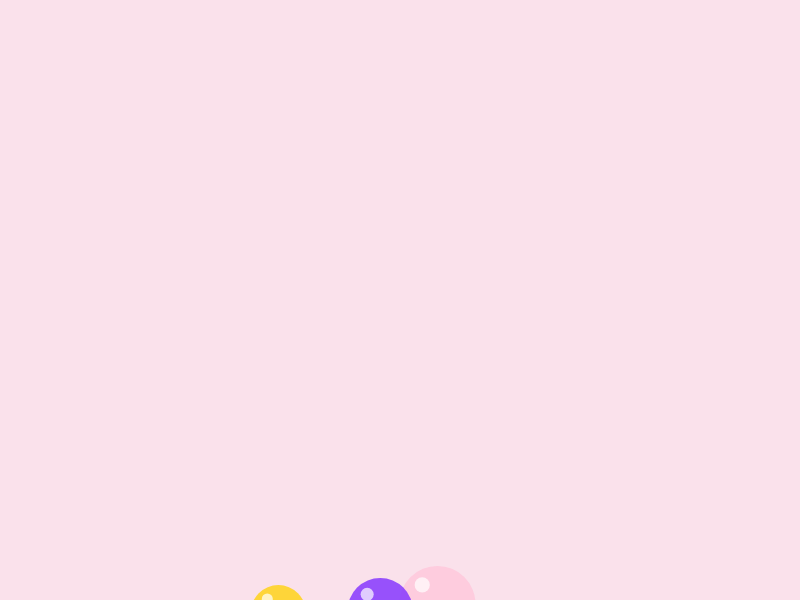
Frame 1 (no input)
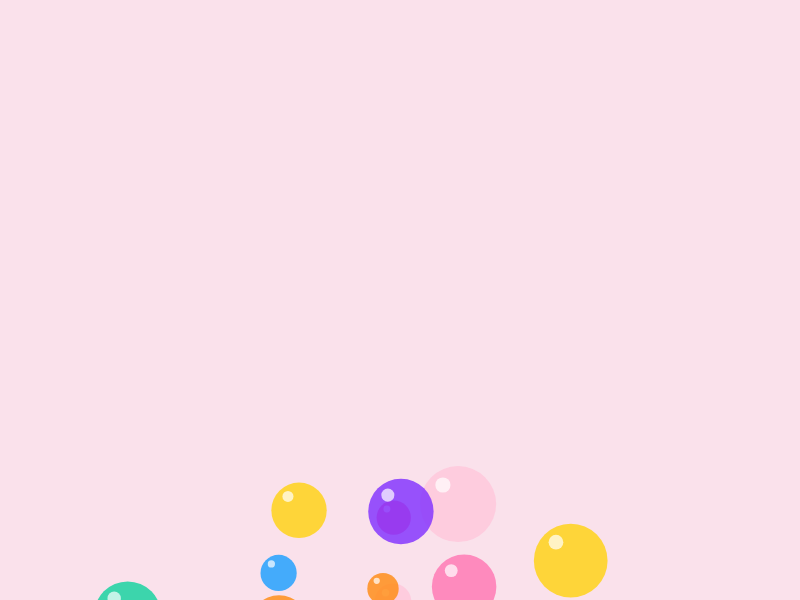
Frame 60 (no input)
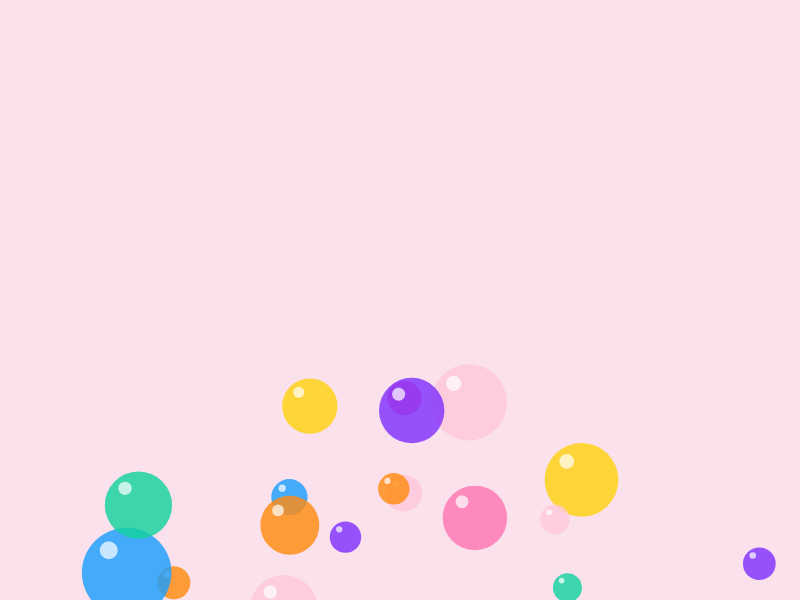
Frame 120 (the mouse pressed at the canvas centre since frame 60)

The p5.js sketch that drew these frames (run headless with seeded random() and noise() and a simulated clock; from frame 60 on, the mouse is pressed at the canvas centre):

// p5.js sketch
// ── sketch.js
let bubbles = [];

function setup() {
  createCanvas(800, 600);

  for (let i = 0; i < 18; i++) {
    bubbles.push(new Bubble());
  }
}

function draw() {
  background(250, 225, 235);

  for (let b of bubbles) {
    b.move();
    b.show();
  }
}

class Bubble {

  constructor() {
    this.x = random(50, 750);
    this.y = random(600, 800);
    this.size = random(25, 90);
    this.speed = random(1, 2);

   let colors = [
  [255, 120, 180],
  [255, 170, 200],
  [255, 80, 150],
  [255, 140, 20],
  [30, 160, 255],
  [130, 50, 255],
  [20, 210, 160],
  [255, 210, 20],
  [255, 200, 220]
];

    this.c = random(colors);

    this.pop = false;
    this.time = 0;
    this.dots = [];
  }

  move() {

    if (!this.pop) {

      this.y -= this.speed;
      this.x += sin(frameCount * 0.03) * 0.5;

      // 泡泡破裂
      if (this.y < 50) {

        this.pop = true;

        // 产生小点
        for (let i = 0; i < 14; i++) {

          let a = random(TWO_PI);
          let s = random(1, 3);

          this.dots.push({
            x: this.x,
            y: this.y,
            vx: cos(a) * s,
            vy: sin(a) * s,
            size: random(6, 10)
          });
        }
      }

    } else {

      // 小点散开
      for (let d of this.dots) {
        d.x += d.vx;
        d.y += d.vy;
        d.size *= 0.94;
      }

      this.time++;

      // 重新生成泡泡
      if (this.time > 25) {
        this.y = random(650, 800);
        this.x = random(50, 750);
        this.size = random(25, 90);
        this.pop = false;
        this.time = 0;
        this.dots = [];
      }
    }
  }

  show() {

    if (!this.pop) {

      noStroke();

      // 彩色泡泡
      fill(this.c[0], this.c[1], this.c[2], 210);
      ellipse(this.x, this.y, this.size);

      // 简单高光
      fill(255, 255, 255, 180);
      ellipse(
        this.x - this.size * 0.2,
        this.y - this.size * 0.25,
        this.size * 0.2
      );

    } else {

      // 破裂的小点
      noStroke();
      fill(this.c[0], this.c[1], this.c[2]);

      for (let d of this.dots) {
        ellipse(d.x, d.y, d.size);
      }
    }
  }
}
